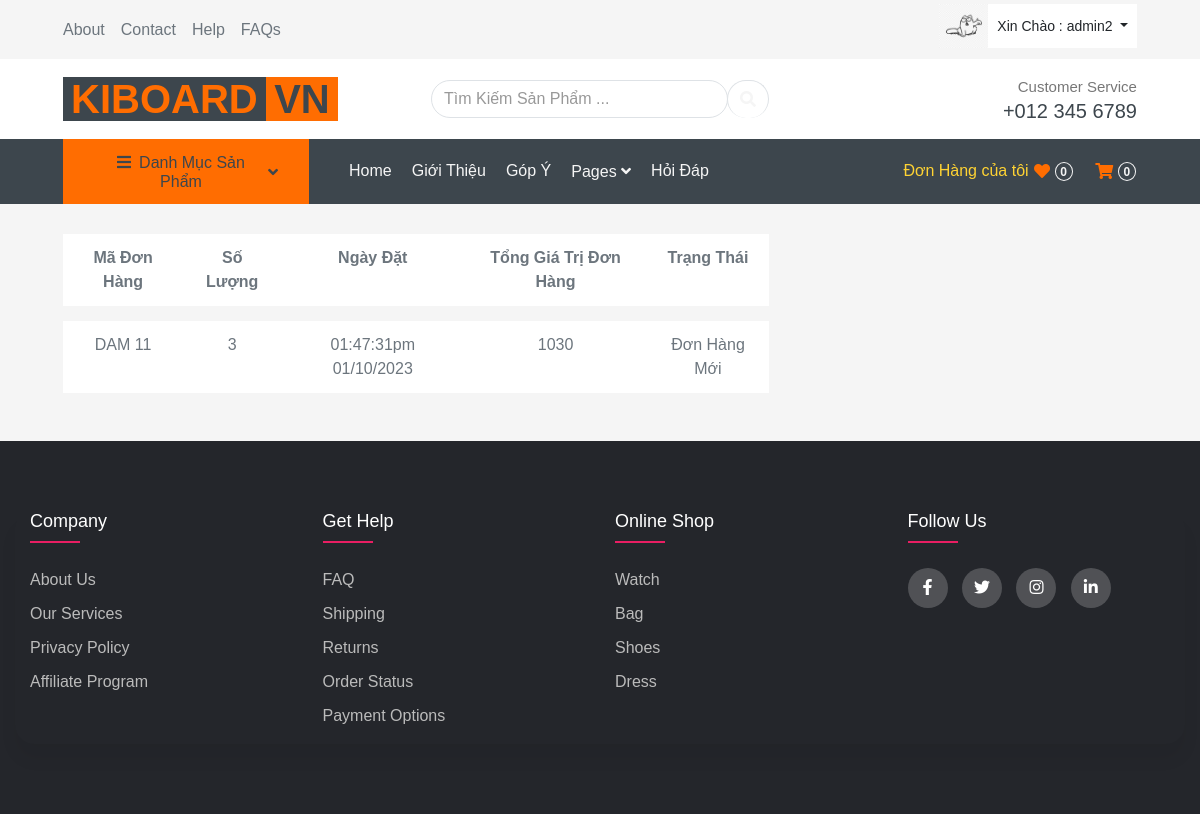
Screenshot of /index.php?act=mybill (signed in) with the database file from the repository.
### tables this page shows
CREATE TABLE `bill` (
  `id` int(10) NOT NULL,
  `iduser` int(10) DEFAULT 0,
  `bill_username` varchar(255) NOT NULL,
  `bill_hoten` varchar(255) NOT NULL,
  `bill_email` varchar(255) NOT NULL,
  `bill_sdt` varchar(50) NOT NULL,
  `bill_diachi` varchar(255) NOT NULL,
  `bill_thanhpho` varchar(50) NOT NULL,
  `bill_pttt` tinyint(1) NOT NULL DEFAULT 1 COMMENT '1. Thanh toán trực tiếp \r\n2. Chuyển khoản\r\n3. Thanh toán online',
  `bill_ngay_dathang` varchar(50) DEFAULT NULL,
  `bill_tong_donhang` int(10) NOT NULL DEFAULT 0,
  `bill_trangthai` tinyint(1) DEFAULT 0 COMMENT '0. Đơn hàng mới 1. Đang xử lý 2.Đang giao hàng 3. Đã giao hàng'
);

### model/pdo.php (called while the page is built, shortened)
<?php
function pdo_get_connection(){
    $dburl = "mysql:host=localhost;dbname=tinyshop;charset=utf8";
    $username = 'root';
    $password = '';
    $conn = new PDO($dburl, $username, $password);
    $conn->setAttribute(PDO::ATTR_ERRMODE, PDO::ERRMODE_EXCEPTION);
    return $conn;
}
function pdo_query($sql){
    $sql_args = array_slice(func_get_args(), 1);
    try{
        $conn = pdo_get_connection();
        $stmt = $conn->prepare($sql);
        $stmt->execute($sql_args);
        $rows = $stmt->fetchAll();
        return $rows;
    }
    catch(PDOException $e){
        throw $e;
    }
    finally{
        unset($conn);
    }
}

### model/cart.php (called while the page is built, shortened)
<?php
function count_bill_user($idbill)
{
    $sql = "SELECT * FROM cart WHERE idbill=" . $idbill;
    $bill =  pdo_query($sql);
    return sizeof($bill);
}
function load_All_bill($keyword = "", $iduser=0)
{
    $sql = "SELECT * FROM bill WHERE 1";
    if ($keyword != "") $sql .= " AND id like '%" . $keyword . "%'";
    $sql .= " order by id desc";
    $listbill =  pdo_query($sql);
    return $listbill;
}
function get_ttdh($ttdh)
{
    switch ($ttdh) {
        case '0':
            $trangthai = "Đơn Hàng Mới";
            break;
    }
    return $trangthai;
}

### view/cart/mybill.php (the view, shortened to what this page needs)
<div class="container-fluid">
    <div class="row px-xl-5">
        <div class="col-lg-8 table-responsive mb-5">
            <table class="table table-light table-borderless table-hover text-center mb-0">
                <tbody class="align-middle">
                    <tr>
                        <th>Mã Đơn Hàng</th>
                        <th>Số Lượng</th>
                        <th>Ngày Đặt</th>
                        <th>Tổng Giá Trị Đơn Hàng</th>
                        <th>Trạng Thái</th>
                    </tr>
                    <?php
                    if (is_array($listbill)) {
                        foreach ($listbill as $bill) {
                            extract($bill);
                            $ttdh = get_ttdh($bill['bill_trangthai']);
                            $countsp = count_bill_user($bill['id']);
                            echo '
                            <tr>
                                <td>DAM '.$bill['id'].'</td>
                                <td>'.$countsp.'</td>
                                <td>'.$bill['bill_ngay_dathang'].'</td>
                                <td>'.$bill['bill_tong_donhang'].'</td>
                                <td>'.$ttdh.'</td>
                             </tr>';
                        }
                    }
                    ?>
                </tbody>
            </table>
        </div>
    </div>
</div>

### view/css/style_register.css (style rules this page uses)
body { font-size: 13px; line-height: 1.8; color: #222; background: #f8f8f8; font-weight: 400; font-family: Poppins; }

### view/css/style.css (style rules this page uses)
* { box-sizing: border-box; }
body { margin: 0; font-family: Arial, Helvetica, sans-serif; }
* { box-sizing:border-box }
body { line-height: 1.5; font-family: 'Poppins', sans-serif; }
* { margin:0; padding:0; box-sizing: border-box; }
.row { display: flex; flex-wrap: wrap; }

### rows the page displays
bill: id "11", countsp "3", bill_ngay_dathang "01:47:31pm 01/10/2023", bill_tong_donhang "1030", bill_trangthai "Đơn Hàng Mới"

### other values shown
$ho_ten "admin2"
